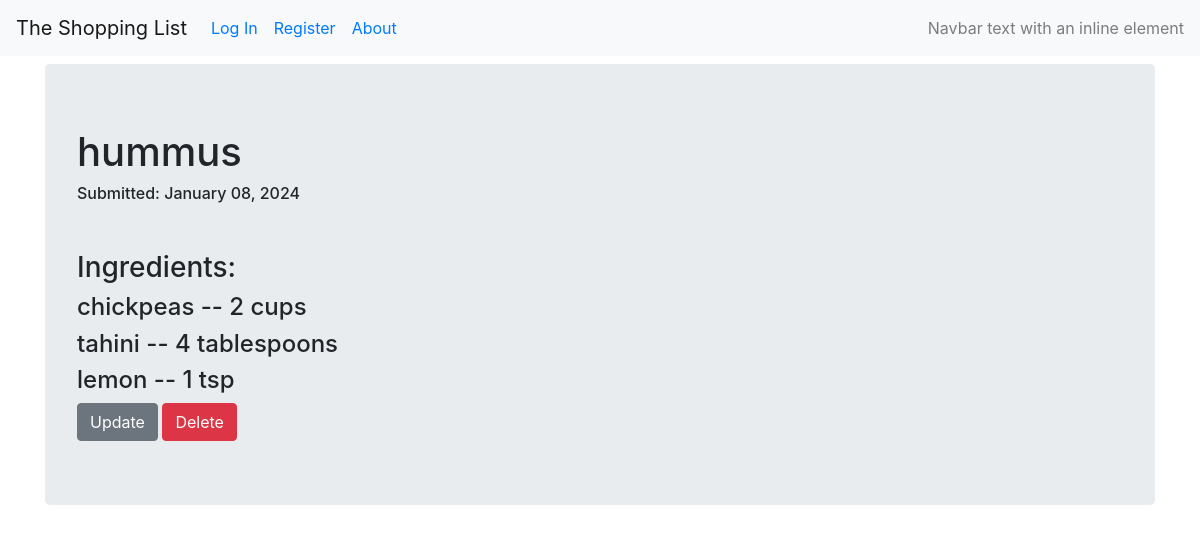
Screenshot of /recipes/9 with the database file from the repository.
### crud_recipe/models.py (models this page shows, shortened)
@dataclass
class Recipe(db.Model):
    __tablename__ = 'recipes'
    id = db.Column(db.Integer(), primary_key=True)
    name = db.Column(db.String(100))
    user_id = db.Column(db.Integer, db.ForeignKey('users.id'))
    date = db.Column(db.DateTime, nullable=False, default=datetime.utcnow)

@dataclass
class RecipeToIngredient(db.Model):
    __tablename__ = 'recipe_to_ingredient'
    recipe_id = db.Column(db.Integer, db.ForeignKey('recipes.id'), primary_key=True)
    ingredient_id = db.Column(db.Integer, db.ForeignKey('ingredients.id'), primary_key=True)
    ingredient_quantity = db.Column(db.Integer)
    ingredient_measurement = db.Column(db.String(50))

@dataclass
class Ingredient(db.Model):
    __tablename__ = 'ingredients'
    id = db.Column(db.Integer, primary_key=True)
    name = db.Column(db.String(100), nullable=False)     ## are any validators/conditionals required here or are none needed?

### crud_recipe/recipes/views.py (the view)
@recipe_views.route('/<int:recipe_id>')
def recipe_view(recipe_id):
    recipe = Recipe.query.get_or_404(recipe_id)
    recipe_ingredients_query = (
                        db.session.query(Ingredient.name, RecipeToIngredient.ingredient_quantity, RecipeToIngredient.ingredient_measurement)
                        .join(Ingredient, RecipeToIngredient.ingredient_id == Ingredient.id)
                        .where(RecipeToIngredient.recipe_id == recipe.id)
                        )
    recipe_ingredients = recipe_ingredients_query.all()
    return render_template('recipe.html', recipe_name=recipe.name,
                            submit_date=recipe.date, recipe=recipe, recipe_ingredients=recipe_ingredients)

### crud_recipe/templates/recipe.html (shortened to what this page needs)
{% extends "base.html" %}
{% block content %}
<div class="jumbotron">
  <h1>{{ recipe_name }}</h1>
  <h6>Submitted: {{ recipe.date.strftime('%B %d, %Y') }}</h6>
<p>
  <br>
</p>
<div>
  <h3>Ingredients:</h3>
</div>
<div>
  {% for ingredient in recipe_ingredients %}
  <div>
  <h4>{{ ingredient[0] }} -- {{ ingredient[1] }} {{ ingredient[2] }}</h4>
  </div>
  {% endfor %}
</div>
<div>
  <a class="btn btn-secondary" href="{{ url_for('recipes.update', recipe_id=recipe.id) }}">Update</a>
  <button type="button" class="btn btn-danger" data-toggle="modal" data-target="#del_modal" href="{{ url_for('recipes.delete_recipe', recipe_id=recipe.id) }}">Delete</button>
</div>
{% endblock content %}

### rows the page displays
Recipe: name "hummus", date "January 08, 2024"
RecipeToIngredient: name "chickpeas", ingredient_quantity "2", ingredient_measurement "cups"
RecipeToIngredient: name "tahini", ingredient_quantity "4", ingredient_measurement "tablespoons"
RecipeToIngredient: name "lemon", ingredient_quantity "1", ingredient_measurement "tsp"
